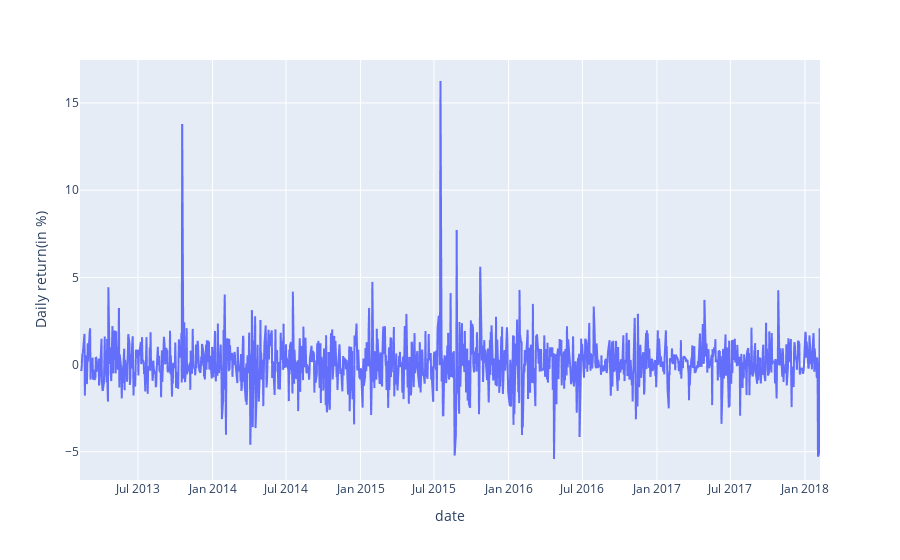

Write notebook code for a chart like this one.
### Code cell
px.line(google , x="date" , y="Daily return(in %)") ## Plotting Line-plot of "date" vs "Daily return(in %)"..

### Figure 1 — Plotly figure (JSON) as saved in the notebook; plotly's stock layout.template omitted (floating-point values rounded to 4 significant figures; data arrays with more than 128 entries replaced by an {"elided": "..."} marker saying what was removed)
{"data": [{"hovertemplate": "date=%{x}<br>Daily return(in %)=%{y}<extra></extra>", "legendgroup": "", "line": {"color": "#636efa", "dash": "solid"}, "marker": {"symbol": "circle"}, "mode": "lines", "name": "", "showlegend": false, "type": "scattergl", "x": {"elided": "1259 str values"}, "xaxis": "x", "y": {"elided": "1259 float values"}, "yaxis": "y"}], "layout": {"legend": {"tracegroupgap": 0}, "margin": {"t": 60}, "xaxis": {"anchor": "y", "domain": [0, 1], "title": {"text": "date"}}, "yaxis": {"anchor": "x", "domain": [0, 1], "title": {"text": "Daily return(in %)"}}}}
